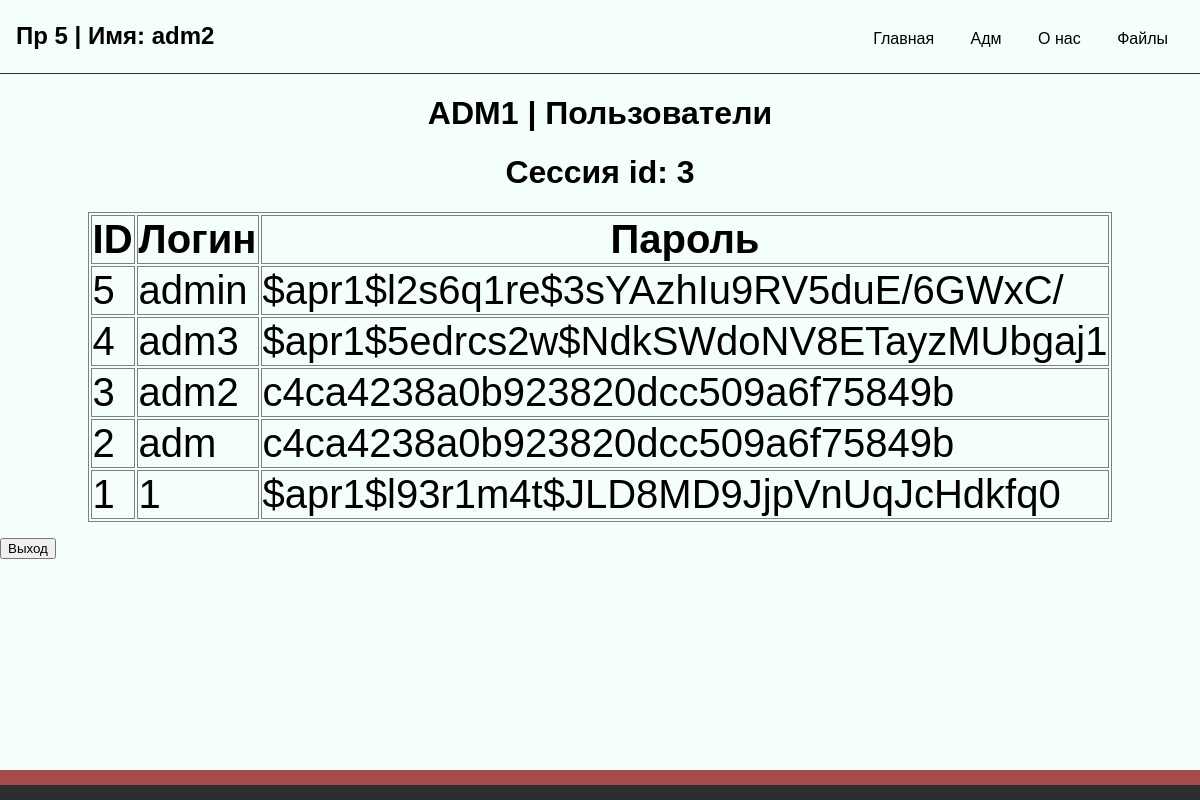
Screenshot of /web/dynamic/adm.php (signed in) with the database file from the repository.
### tables this page shows
CREATE TABLE `user` (
  `id` int(11) NOT NULL,
  `name` char(50) NOT NULL,
  `pass` char(60) NOT NULL,
  `theme` int(11) NOT NULL
);

### web/dynamic/adm.php (the view, shortened to what this page needs)
<?php
    require_once "standart/header.php";
?>
<h1>ADM1 | Пользователи</h1>
<h1>Сессия id: <?php echo $_SESSION['id']?></h1>
<table>
    <tr><th>ID</th><th>Логин</th><th>Пароль</th></tr>
<?php
$mysqli = openmysqli();
$result = $mysqli->query("SELECT * FROM user ORDER BY id DESC");
foreach ($result as $row){
    echo "<tr><td>{$row['id']}</td><td>{$row['name']}</td><td>{$row['pass']}</td></tr>";
}
?>
</table>
<form action="processing/login.php" method="POST">
<p><input type="submit" value="Выход" name="exit"></p>
</form>
<?php
    require_once "standart/footer.php";
?>

### web/static/src/css/style.css (style rules this page uses)
body { font-family: Helvetica; margin: 0; }
table { border: 1px solid grey; margin-left: auto; margin-right: auto; }
th { border: 1px solid grey; font-size: 250%; }
td { border: 1px solid grey; font-size: 250%; }
h1 { text-align: center; }

### rows the page displays
user: id "5", name "admin", pass "$apr1$l2s6q1re$3sYAzhIu9RV5duE/6GWxC/"
user: id "4", name "adm3", pass "$apr1$5edrcs2w$NdkSWdoNV8ETayzMUbgaj1"
user: id "3", name "adm2", pass "c4ca4238a0b923820dcc509a6f75849b"
user: id "2", name "adm", pass "c4ca4238a0b923820dcc509a6f75849b"
user: id "1", name "1", pass "$apr1$l93r1m4t$JLD8MD9JjpVnUqJcHdkfq0"

### other values shown
$_SESSION['name'] "adm2"
$_SESSION['id'] "3"
